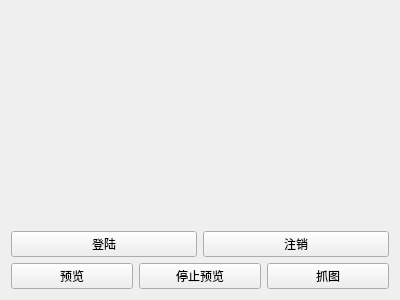
<?xml version="1.0" encoding="UTF-8"?>
<ui version="4.0">
 <class>Widget</class>
 <widget class="QWidget" name="Widget">
  <property name="geometry">
   <rect>
    <x>0</x>
    <y>0</y>
    <width>400</width>
    <height>300</height>
   </rect>
  </property>
  <property name="windowTitle">
   <string>Widget</string>
  </property>
  <layout class="QHBoxLayout" name="horizontalLayout_3">
   <item>
    <layout class="QVBoxLayout" name="verticalLayout">
     <item>
      <widget class="QLabel" name="label">
       <property name="text">
        <string/>
       </property>
      </widget>
     </item>
     <item>
      <layout class="QHBoxLayout" name="horizontalLayout">
       <item>
        <widget class="QPushButton" name="LoginButton">
         <property name="text">
          <string>登陆</string>
         </property>
        </widget>
       </item>
       <item>
        <widget class="QPushButton" name="LogoutButton">
         <property name="text">
          <string>注销</string>
         </property>
        </widget>
       </item>
      </layout>
     </item>
     <item>
      <layout class="QHBoxLayout" name="horizontalLayout_2">
       <item>
        <widget class="QPushButton" name="PreviewButton">
         <property name="text">
          <string>预览</string>
         </property>
        </widget>
       </item>
       <item>
        <widget class="QPushButton" name="StopPreviewButton">
         <property name="text">
          <string>停止预览</string>
         </property>
        </widget>
       </item>
       <item>
        <widget class="QPushButton" name="CaptureButton">
         <property name="text">
          <string>抓图</string>
         </property>
        </widget>
       </item>
      </layout>
     </item>
    </layout>
   </item>
  </layout>
 </widget>
 <layoutdefault spacing="6" margin="11"/>
 <resources/>
 <connections/>
</ui>
